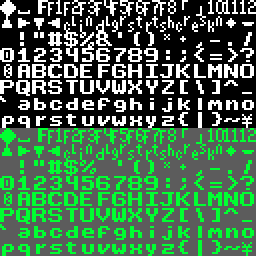
#> input picture emulator/diagnostics/keytest/upstream/images/font.bmp, 128 x 128 px (shown 2 times larger)
$ python derive-icons.py ../emulator/diagnostics/keytest/upstream/images/font.bmp out.png
#> lines starting #> are read from the running program, lines starting #| are printed output that depends on the picture
#!/usr/bin/env python3
from __future__ import annotations

import sys
from pathlib import Path

from PIL import Image

source = Path(sys.argv[1]).resolve()
output = Path(sys.argv[2]).resolve()

image = Image.open(source).convert("RGBA")
image.thumbnail((512, 512), Image.Resampling.LANCZOS)
canvas = Image.new("RGBA", (512, 512), (0, 0, 0, 0))
#> canvas: PIL image 512x512 RGBA; every value is 0
canvas.alpha_composite(image, ((512 - image.width) // 2, (512 - image.height) // 2))
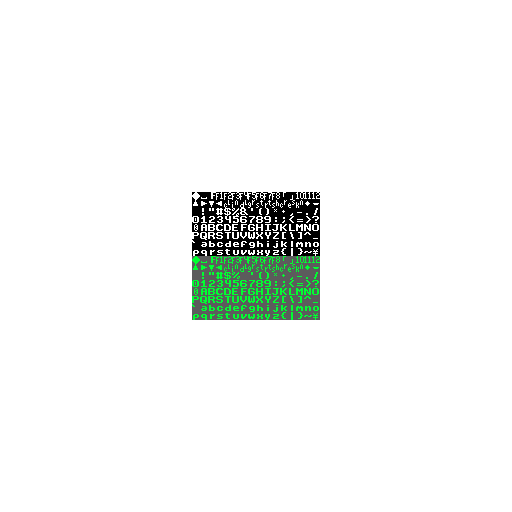
#> canvas: PIL image 512x512 RGBA; mean R, G, B, A 4.4, 6.8, 4.9, 15.9; transparent parts drawn white

output.mkdir(parents=True, exist_ok=True)
for size in (256, 512):
    target = canvas.resize((size, size), Image.Resampling.LANCZOS)
    target.save(output / f"icon_{size}.png", format="PNG", optimize=False)
#> this loop made 2 passes
#> pass 1, `target = canvas.resize((size, size), Image.Resampling.LANCZOS)`:
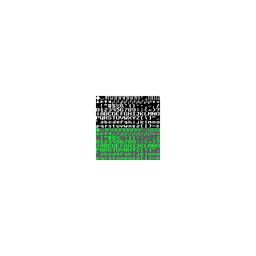
#> target: PIL image 256x256 RGBA; mean R, G, B, A 5.1, 7.5, 5.5, 15.9; transparent parts drawn white
